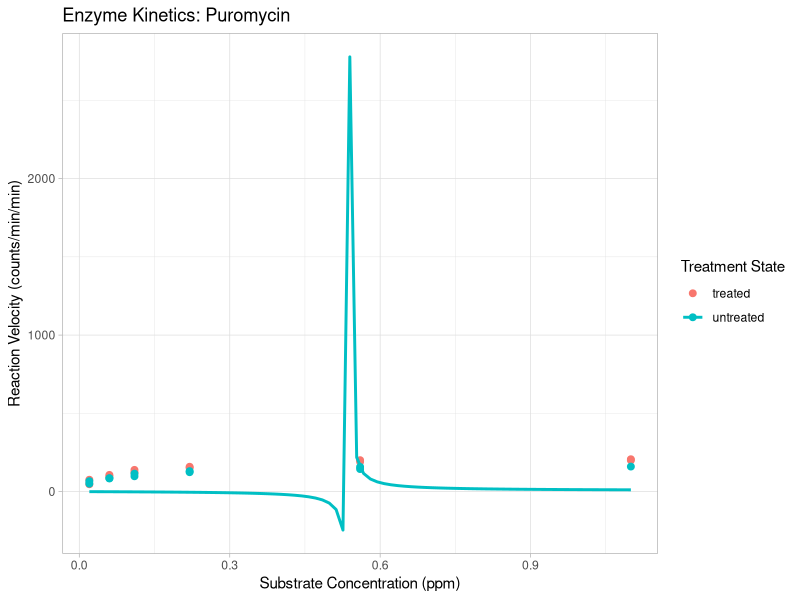
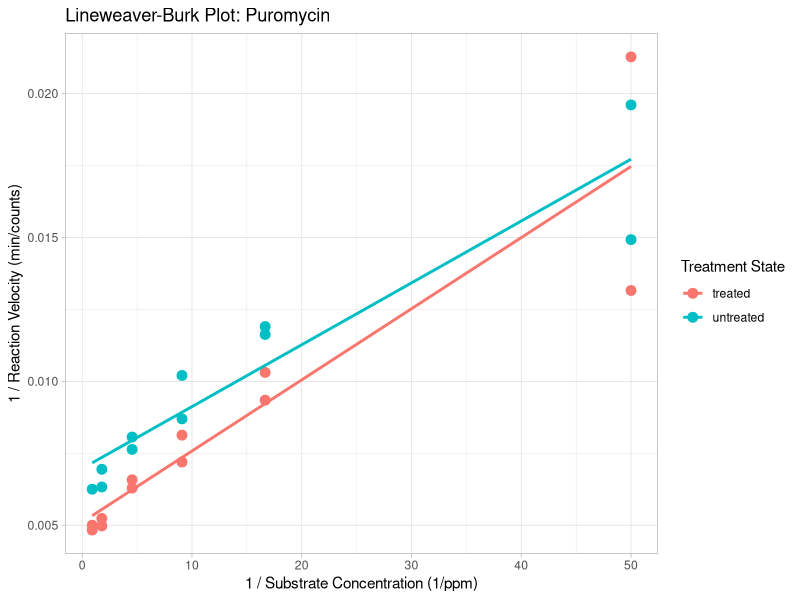

The R script that drew these images, in order:
# Enzyme Kinetics Analysis: Puromycin

# 1. Installation & Setup
# install.packages(c("ggplot2", "dplyr"))
library(tidyverse)

# Load built-in dataset
data("Puromycin")

# 2. Michaelis-Menten Plot (Nonlinear Regression)
plot_mm <- ggplot(data = Puromycin, mapping = aes(x = conc, y = rate, color = state)) +
geom_point(size = 2) + geom_smooth(method = "nls", formula = y ~ (Vmax * x) / (Km + x), 
start = list(Vmax = 200, Km = 0.1), se = FALSE) + theme_light() + labs(title = "Enzyme Kinetics: Puromycin", 
x = "Substrate Concentration (ppm)", y = "Reaction Velocity (counts/min/min)", color = "Treatment State")

# Save Michaelis-Menten plot
ggsave("puromycin_michaelis_menten.png", plot = plot_mm, width = 7, height = 5, dpi = 300)

# 3. Lineweaver-Burk Plot (Linear Regression)
plot_lb <- ggplot(data = Puromycin, mapping = aes(x = 1/conc, y = 1/rate, color = state)) + 
geom_point(size = 3) + geom_smooth(method = "lm", se = FALSE, fullrange = TRUE) + theme_light() + 
labs(title = "Lineweaver-Burk Plot: Puromycin", x = "1 / Substrate Concentration (1/ppm)", 
y = "1 / Reaction Velocity (min/counts)", color = "Treatment State")

# Save Lineweaver-Burk plot
ggsave("puromycin_lineweaver_burk.png", plot = plot_lb, width = 7, height = 5, dpi = 300)

# 4. Statistical Summary & Quantile Analysis
# Calculate Means and Standard Deviations
untreated_mean <- Puromycin %>% filter(state == "untreated") %>% pull(conc) %>% mean(na.rm = TRUE)
untreated_sd <- Puromycin %>% filter(state == "untreated") %>% pull(conc) %>% sd(na.rm = TRUE)

treated_mean <- Puromycin %>% filter(state == "treated") %>% pull(conc) %>% mean(na.rm = TRUE)
treated_sd <- Puromycin %>% filter(state == "treated") %>% pull(conc) %>% sd(na.rm = TRUE)

untreated_mean_rate <- Puromycin %>% filter(state == "untreated") %>% pull(rate) %>% mean(na.rm = TRUE)
untreated_sd_rate <- Puromycin %>% filter(state == "untreated") %>% pull(rate) %>% sd(na.rm = TRUE)

treated_mean_rate <- Puromycin %>% filter(state == "treated") %>% pull(rate) %>% mean(na.rm = TRUE)
treated_sd_rate <- Puromycin %>% filter(state == "treated") %>% pull(rate) %>% sd(na.rm = TRUE)

# Calculate 99.5th Percentiles (Assuming Normal Distribution)
untreated_conc_michaelis <- qnorm(0.995, untreated_mean, untreated_sd)
treated_conc_michaelis <- qnorm(0.995, treated_mean, treated_sd)
michaelis_rate_treated <- qnorm(0.995, treated_mean_rate, treated_sd_rate)
michaelis_rate_untreated <- qnorm(0.995, untreated_mean_rate, untreated_sd_rate)
